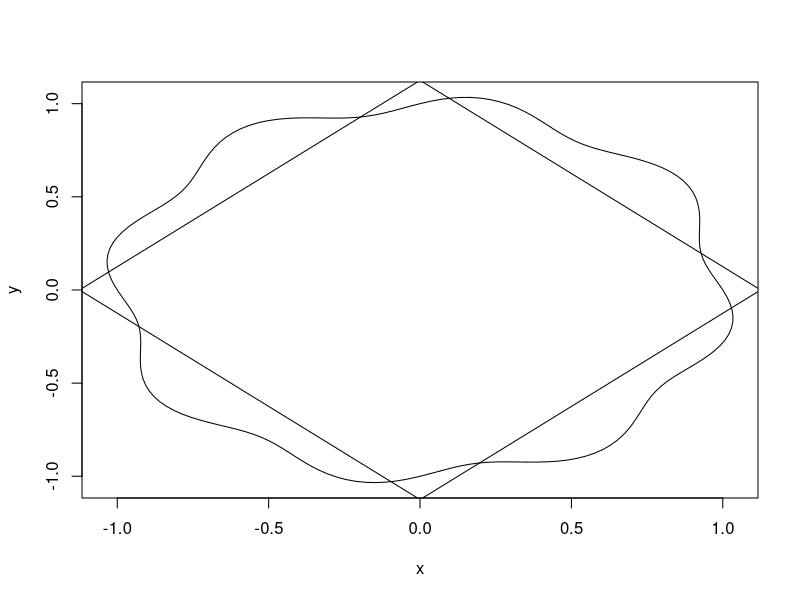
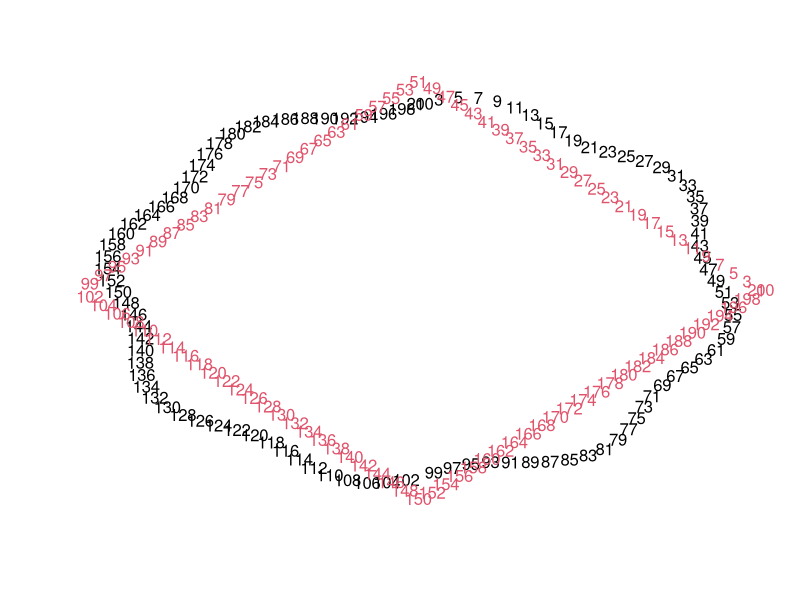

Generate these figures, in order, with R: (Note: this script raises an error after producing the figures.)

#compute smooth shape
n <- 200
n_tot <- 200
t <- seq(0, 2 * pi, length.out = n)
f <- function(t, nridges = 4, rad_range = c(1,1.25)) {
  rad_range[1] + sin(nridges * t) * diff(rad_range)
}
r <- sqrt(f(t, 8, c(1,1.1)))
x <- sin(t) * r
y <- cos(t) * r 
d_smooth <- cbind(x=x,y=y)
plot(d_smooth, type = "l")

#compute spiked shape
regular_polygon <- function(k, r = 1) {
  angles <- seq(0, 2 * pi, length.out = k + 1)[-k - 1]
  x <- r * cos(angles)
  y <- r * sin(angles)
  polygon_coords <- cbind(x = x, y = y)
  return(rbind(polygon_coords, polygon_coords[1,]))
}
d_spiked <- regular_polygon(4, 1.125)
lines(d_spiked)

#interpolate the two
arc_length <- function(coords) {
  # coords is a Nx2 matrix
  diffs <- diff(coords)
  dist_steps <- sqrt(rowSums(diffs^2))
  cumsum(c(0, dist_steps))
}

resample_curve <- function(coords, npoints = 200) {
  # Resample curve coords to have npoints equally spaced along arc-length
  al <- arc_length(coords)
  total_len <- tail(al, 1)
  new_al <- seq(0, total_len, length.out = npoints)
  # interpolate x and y separately
  x_new <- approx(al, coords[,1], xout = new_al)$y
  y_new <- approx(al, coords[,2], xout = new_al)$y
  return(cbind(x = x_new, y = y_new))
}

# Resample both to have the same number of points (e.g., 200)
d_smooth_resampled <- resample_curve(d_smooth, npoints = n_tot)
d_spiked_resampled <- resample_curve(d_spiked, npoints = n_tot)

plot.new()
plot.window(xlim = range(d_smooth_resampled[,1]), ylim = range(d_smooth_resampled[,2]))
text_plot_subsample <- round(seq(1, n_tot, length.out = n_tot/2))
text(d_smooth_resampled[text_plot_subsample,1],
     d_smooth_resampled[text_plot_subsample,2],
     labels = text_plot_subsample)
text(d_spiked_resampled[text_plot_subsample,1],
     d_spiked_resampled[text_plot_subsample,2],
     labels = text_plot_subsample, col = 2, xpd = NA)


#rotate indices to align shapes
find_best_rotation <- function(d1, d2, ind){
  d1_pt <- d1[ind,]
  best_ind_away <- which.min(apply(t((t(d2) - d1_pt))^2, 1, sum)) - ind
  if(sign(best_ind_away) == -1){
    return(nrow(d1) + best_ind_away)
  } else {
    return(best_ind_away)  
  }
}

n_points_to_evaluate <- 100
points_to_evaluate <- round(seq(1, n_tot, length.out = n_points_to_evaluate + 1)[-1])
optimal_displacements <- sapply(points_to_evaluate, function(i) find_best_rotation(d_smooth_resampled, d_spiked_resampled, i))
opt_disp_prop <- optimal_displacements / n_tot
logit <- function(p) log(p / (1-p))
inv_logit <- function(x) exp(x)/(1+exp(x))
disp_dens <- density(logit(opt_disp_prop))
optimal_disp_prop <- disp_dens$x[which.max(disp_dens$y)]
optimal_displacement <- round(inv_logit(optimal_disp) * n_tot)
new_inds <- (1:n_tot + optimal_displacement) %% n_tot + 1
d_smooth_resampled <- d_smooth_resampled[new_inds,]

# Define a common parameter t in [0,1]
tvals <- seq(0,1,length.out=n_tot)

#------------------------------------
# 2. Compute curvature for the spiked shape
#------------------------------------

compute_curvature <- function(coords) {
  # coords: Nx2
  # Use finite differences to approximate first and second derivatives
  # Param: tvals from 0 to 1
  dt <- mean(diff(tvals))  # uniform parameter spacing
  
  x <- coords[,1]
  y <- coords[,2]
  
  # First derivatives
  dx <- diff(x)/dt
  dy <- diff(y)/dt
  
  # Second derivatives
  ddx <- diff(dx)/dt
  ddy <- diff(dy)/dt
  
  # Curvature formula at interior points:
  # κ = |x'y'' - y'x''| / ( (x'^2 + y'^2)^(3/2) )
  # We'll lose a couple points at ends, so pad with NA or handle indexing
  kappa <- rep(NA, length(x))
  for (i in 2:(length(x)-1)) {
    denom <- (dx[i-1]^2 + dy[i-1]^2)^(3/2)
    num <- abs(dx[i-1]*ddy[i-1] - dy[i-1]*ddx[i-1])
    kappa[i] <- num / denom
  }
  # Replace NAs at ends by nearest available values
  kappa[1] <- kappa[2]
  kappa[length(kappa)] <- kappa[length(kappa)-1]
  kappa
}

kappa_spiked <- compute_curvature(d_spiked_resampled)
kappa_smooth <- compute_curvature(d_smooth_resampled)

# Normalize curvature to [0,1]
kappa_min <- min(kappa_spiked, na.rm=TRUE)
kappa_max <- max(kappa_spiked, na.rm=TRUE)
w <- (kappa_spiked - kappa_min) / (kappa_max - kappa_min)  # weight: 0 for flat, 1 for spike

#------------------------------------
# 3. Blend the shapes using curvature-based weights
#------------------------------------
d_final <- cbind(
  x = w * d_spiked_resampled[,"x"] + (1 - w) * d_smooth_resampled[,"x"],
  y = w * d_spiked_resampled[,"y"] + (1 - w) * d_smooth_resampled[,"y"]
)

#------------------------------------
# 4. Plot the final result
#------------------------------------
plot(d_smooth, type="l", asp=1, main="Blended Shape")
lines(d_spiked, col="blue")
lines(d_final, col="red", lwd=2)
legend("topright", legend=c("Smooth","Spiked","Final"), col=c("black","blue","red"), lty=1)
